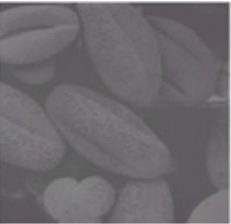
#> input picture lab04-std/lab04-ContrastEnhancement-std/Lab4/tr.png, 231 x 224 px
$ jupyter execute --allow-errors Lab4_STD.ipynb   (shell and % lines are left out)
#> lines starting #> are read from the running program, lines starting #| are printed output that depends on the picture
# Lab 4
### Contrast Enhancement

http://scikit-image.org/docs/dev/api/skimage.exposure.html#skimage.exposure.equalize_hist

[cell 1]
from commonfunctions import *

[cell 2]
import skimage.io as io
import matplotlib.pyplot as plt
import numpy as np
from skimage.filters import median , gaussian
from skimage.color import rgb2gray,rgb2hsv,rgba2rgb

# Show the figures / plots inside the notebook
from skimage.color import rgb2gray

def show_images(images,titles=None):
    #This function is used to show image(s) with titles by sending an array of images and an array of associated titles.
    # images[0] will be drawn with the title titles[0] if exists
    # You aren't required to understand this function, use it as-is.
    n_ims = len(images)
    if titles is None: titles = ['(%d)' % i for i in range(1,n_ims + 1)]
    fig = plt.figure()
    n = 1
    for image,title in zip(images,titles):
        a = fig.add_subplot(1,n_ims,n)
        if image.ndim == 2:
            plt.gray()
        plt.imshow(image)
        a.set_title(title)
        n += 1
    fig.set_size_inches(np.array(fig.get_size_inches()) * n_ims)
    plt.show()

[cell 3]
# Use this function to show a histogram
# The image should be gray-scale and should range from 0 to 1
def showHist(img,histogramImg):
    plt.figure()
    bar(histogramImg[1]*255, histogramImg[0], width=0.8, align='center')

[cell 4]
'''
1
Negative Transformation
'''
#QUESTION1==> Define function ‘Negative’ that apply Negative transformation for any image and any threshold. What is the equation???
def negativeTransformation ( img ):
    img = 1 - (float)(1/ 256)- img
    return img

def brightnessTransformation ( img , threshold):
    img5 = np.copy(img)
    img5[(img5>=threshold)] = 1
    img5[(img5<threshold)] = 0
    return img5

#> (the rest of this cell did not finish here and is left out)

[cell 5]
'''
2
Contrast Enhancement
'''
# stretch or compress the distribution of the density of a SPECIFIC range of pixels
#human can differentiate between details == Computer already differentiate between them
def contrastEnhancement(img ):
    img5 = np.copy(img)
    img5 = img5 * 255
# for that eq (1.5 * value + 50) , we mapped the zero value to 50 and the 100 value to 200
    img5[img5 < 100] = (1.5 * img5[img5 < 100])+50
    img5 = img5 / 255
    return img5

img = rgba2rgb(io.imread('tr.png'))
img2 = rgb2gray(img)
img3 = contrastEnhancement(img2)
#> in contrastEnhancement, `img5[img5 < 100] = (1.5 * img5[img5 < 100])+50`:
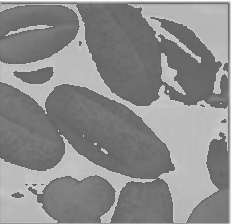
#> img5: shape (224, 231) float64; min 100.1, max 255, mean 140.5
images = [img ,img2 ,  img3]
#print(img2)
#print(img3)
show_images(images)
#> in show_images, `n_ims = len(images)`: n_ims = 3
#> the loop in show_images, `for image,title in zip(images,titles):` made 3 passes
#> title on passes 1 to 3: '(1)', '(2)', '(3)'
#> after the loop in show_images, `for image,title in zip(images,titles):`: n = 4
#> in show_images, `plt.show()`:
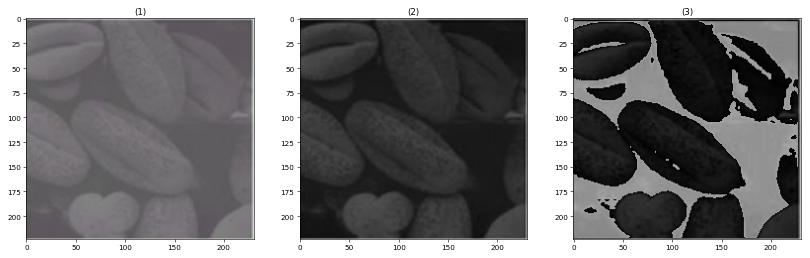
#> figure drawn by matplotlib, 3 panels

histogram2, bin_edges2 = np.histogram(img2, bins=256, range=(0, 1))
#> histogram2 = 256 values, max 3942 at index 93, min 0 at index 0, mean 202.1; bin_edges2 = 257 values from 0 to 1
bin_edges22 = bin_edges2[0:256]
#> bin_edges22 = 256 values from 0 to 0.996
hist2 = [histogram2,bin_edges22]
showHist(None ,hist2 )


histogram3, bin_edges3 = np.histogram(img3, bins=256, range=(0, 1))
#> histogram3 = 256 values, max 3630 at index 189, min 0 at index 0, mean 202.1; bin_edges3 = 257 values from 0 to 1
bin_edges33 = bin_edges3[0:256]
#> bin_edges33 = 256 values from 0 to 0.996
hist3 = [histogram3,bin_edges33]
showHist(None ,hist3 )
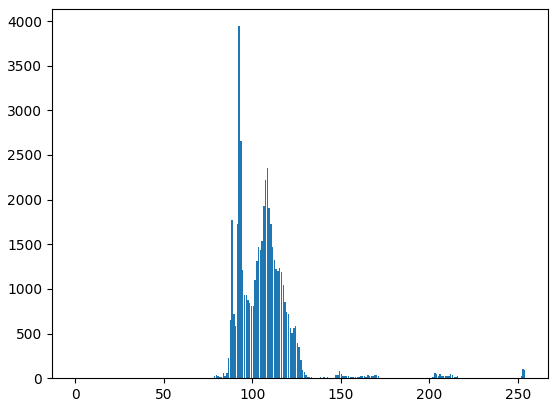
#> figure drawn by matplotlib, 1 panel; tallest bar 3942 high, from x = 92.24 to 93.04
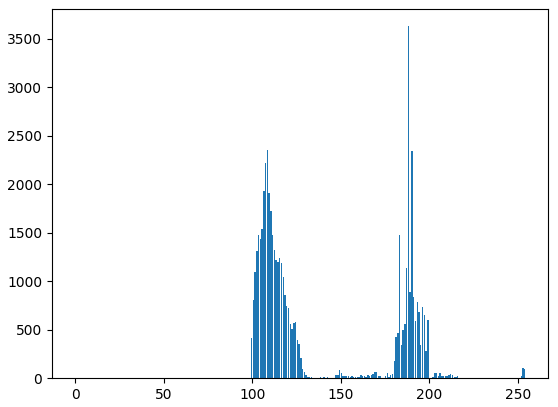
#> figure drawn by matplotlib, 1 panel; tallest bar 3630 high, from x = 187.9 to 188.7

[cell 6]
'''
3
Gamma Correction
'''
def gammaCorrection(img , c , gamma):
    img3 = np.copy(img)
    img3= (img3**gamma) * c
    return img3

img = rgb2gray(io.imread('2.jpg'))
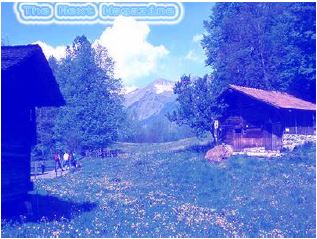
#> input picture lab04-std/lab04-ContrastEnhancement-std/Lab4/2.jpg, 317 x 239 px
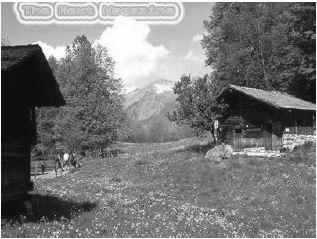
#> img: shape (239, 317) float64; min 0.0415, max 1, mean 0.477
c=1
gamma=3
img2 = gammaCorrection(img , c , gamma)
#> in gammaCorrection, `img3= (img3**gamma) * c`:
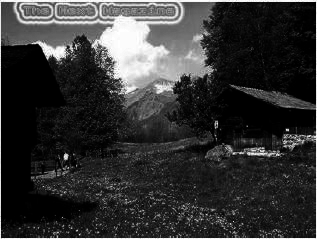
#> img3: shape (239, 317) float64; min 7.14e-05, max 1, mean 0.203
gamma2=0.5
img3 = gammaCorrection(img , c , gamma2)
#> call 2 of gammaCorrection, with c = 1, gamma = 0.5
#> in gammaCorrection (call 2), `img3= (img3**gamma) * c`:
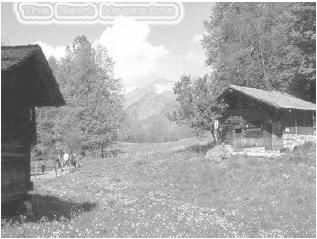
#> img3: shape (239, 317) float64; min 0.204, max 1, mean 0.661
# decreaing gamma lead to lighter and vice versa

images = [img ,img2 , img3]
show_images(images)
#> the loop in show_images (call 2), `for image,title in zip(images,titles):` made 3 passes
